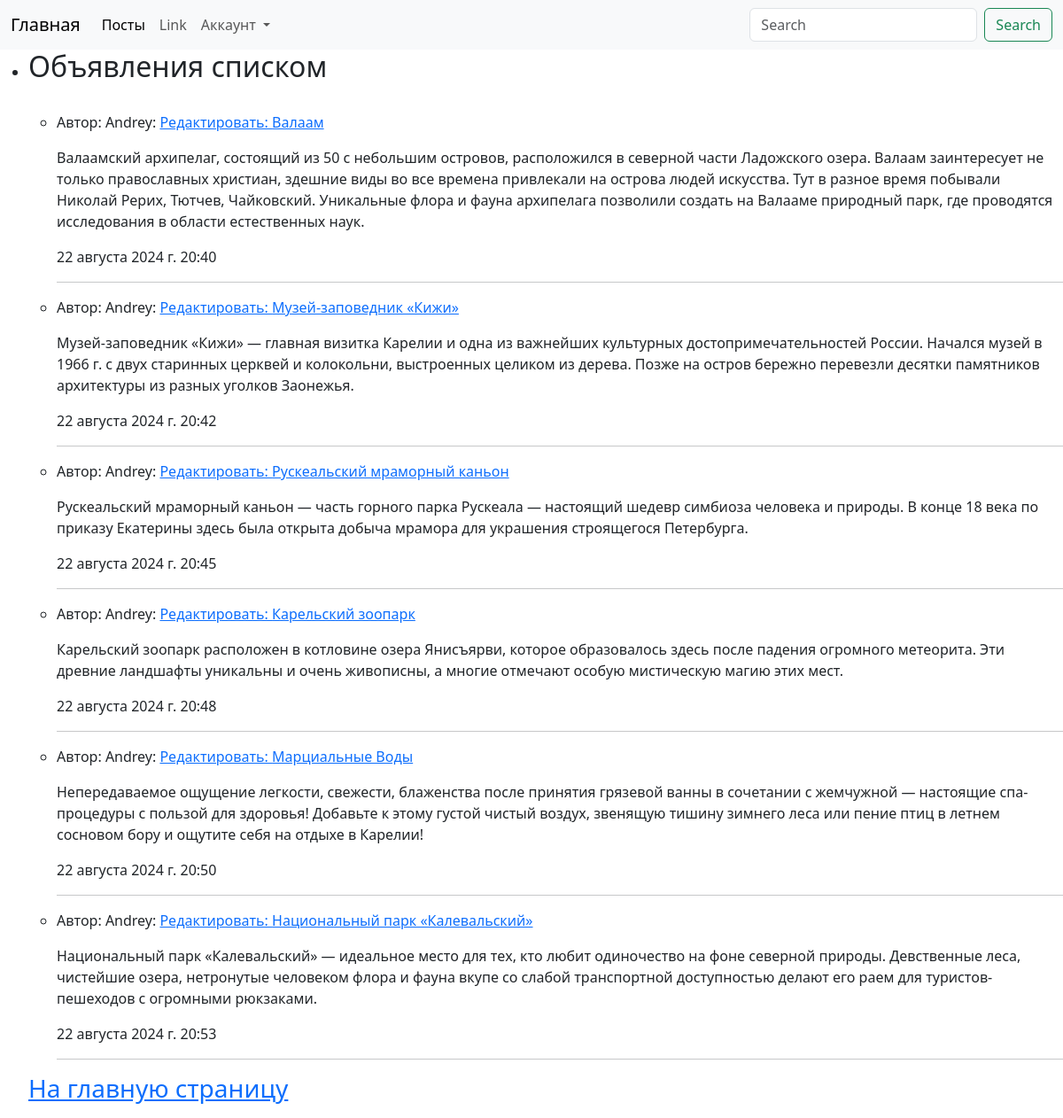
The page /board/post/ on the database its author committed.
### board/models.py (models this page shows, shortened)
class Post(models.Model):
    author = models.CharField(max_length=50, verbose_name='Автор')
    title = models.CharField(max_length=200, verbose_name='Заголовок')
    text = models.TextField(max_length=500, verbose_name='Текст объявления')
    created_at = models.DateTimeField(default=timezone.now, verbose_name='Опубликовано',
                                      editable=False)  # Параметр 'editable' отключает возможность для редактирования
    url_adders = models.CharField(max_length=150, verbose_name='Ссылка на сайт')
    image = models.ImageField(upload_to='posts/', null=True, verbose_name='Изображение')
    class Meta:  # Настроечный класс
        verbose_name = 'Объявление'
        verbose_name_plural = 'Объявления'

### board/views.py (the view)
# urls.py: path('post/', post_list, name='post_list'),
def post_list(request):
    posts = Post.objects.all()
    context = {
        'title': 'Объявления',
        'posts': posts
    }
    return render(request, template_name='board/posts.html', context=context)

### board/templates/board/posts.html
{% extends 'board/base.html' %}
{% block content %}
<ul>
    <li><h2>Объявления списком</h2></li>
    <br>
    <ul>
        {% for post in posts %}
        <li><p>Автор: {{post.author}}: <a href="{% url 'board:post_detail' pk=post.id %}"> Редактировать:
            {{post.title}}</a></p>
            <p>{{post.text}}</p>
            <p>{{post.created_at}}</p></li>
        <hr>
        {% endfor %}
    </ul>
    <a href="{% url 'board:index' %}"><h3>На главную страницу</h3></a>
</ul>
{% endblock content %}

### rows shown on the page
Post: author "Andrey", title "Валаам", text "Валаамский архипелаг, состоящий из 50 с небольшим островов, расположился в северной части Ладожского озера. Валаам заинтересует не только православных христиан, здешние виды во все времена привлекали на острова людей искусства. Тут в разное время побывали Николай Рерих, Тютчев, Чайковский. Уникальные флора и фауна архипелага позволили создать на Валааме природный парк, где проводятся исследования в области естественных наук.", created_at "22 августа 2024 г. 20:40"
Post: author "Andrey", title "Музей-заповедник «Кижи»", text "Музей-заповедник «Кижи» — главная визитка Карелии и одна из важнейших культурных достопримечательностей России. Начался музей в 1966 г. с двух старинных церквей и колокольни, выстроенных целиком из дерева. Позже на остров бережно перевезли десятки памятников архитектуры из разных уголков Заонежья.", created_at "22 августа 2024 г. 20:42"
Post: author "Andrey", title "Рускеальский мраморный каньон", text "Рускеальский мраморный каньон — часть горного парка Рускеала — настоящий шедевр симбиоза человека и природы. В конце 18 века по приказу Екатерины здесь была открыта добыча мрамора для украшения строящегося Петербурга.", created_at "22 августа 2024 г. 20:45"
Post: author "Andrey", title "Карельский зоопарк", text "Карельский зоопарк расположен в котловине озера Янисъярви, которое образовалось здесь после падения огромного метеорита. Эти древние ландшафты уникальны и очень живописны, а многие отмечают особую мистическую магию этих мест.", created_at "22 августа 2024 г. 20:48"
Post: author "Andrey", title "Марциальные Воды", text "Непередаваемое ощущение легкости, свежести, блаженства после принятия грязевой ванны в сочетании с жемчужной — настоящие спа-процедуры с пользой для здоровья! Добавьте к этому густой чистый воздух, звенящую тишину зимнего леса или пение птиц в летнем сосновом бору и ощутите себя на отдыхе в Карелии!", created_at "22 августа 2024 г. 20:50"
Post: author "Andrey", title "Национальный парк «Калевальский»", text "Национальный парк «Калевальский» — идеальное место для тех, кто любит одиночество на фоне северной природы. Девственные леса, чистейшие озера, нетронутые человеком флора и фауна вкупе со слабой транспортной доступностью делают его раем для туристов-пешеходов с огромными рюкзаками.", created_at "22 августа 2024 г. 20:53"
